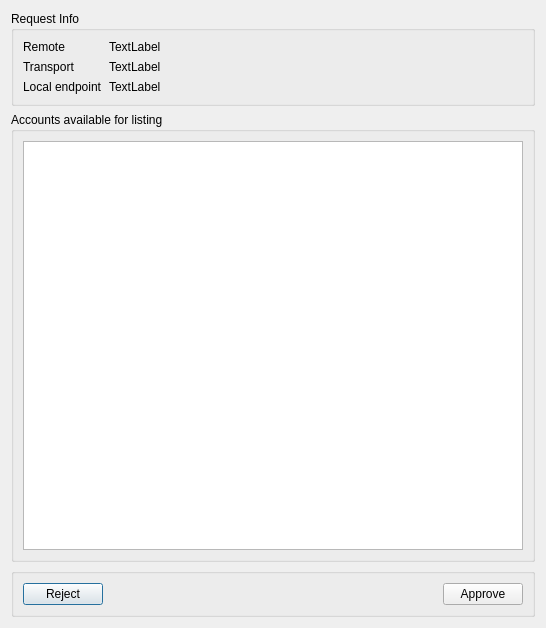
<?xml version="1.0" encoding="UTF-8"?>
<ui version="4.0">
 <class>ListingDialog</class>
 <widget class="QDialog" name="ListingDialog">
  <property name="geometry">
   <rect>
    <x>0</x>
    <y>0</y>
    <width>546</width>
    <height>628</height>
   </rect>
  </property>
  <property name="windowTitle">
   <string>List accounts</string>
  </property>
  <layout class="QVBoxLayout" name="verticalLayout_3">
   <item>
    <widget class="QGroupBox" name="groupBox">
     <property name="title">
      <string>Request Info</string>
     </property>
     <property name="checkable">
      <bool>false</bool>
     </property>
     <layout class="QVBoxLayout" name="verticalLayout_2">
      <item>
       <layout class="QFormLayout" name="formLayout">
        <property name="fieldGrowthPolicy">
         <enum>QFormLayout::AllNonFixedFieldsGrow</enum>
        </property>
        <item row="0" column="0">
         <widget class="QLabel" name="label">
          <property name="text">
           <string>Remote</string>
          </property>
         </widget>
        </item>
        <item row="0" column="1">
         <widget class="QLabel" name="label_remote">
          <property name="text">
           <string>TextLabel</string>
          </property>
         </widget>
        </item>
        <item row="1" column="0">
         <widget class="QLabel" name="label_3">
          <property name="text">
           <string>Transport</string>
          </property>
         </widget>
        </item>
        <item row="1" column="1">
         <widget class="QLabel" name="label_transport">
          <property name="text">
           <string>TextLabel</string>
          </property>
         </widget>
        </item>
        <item row="2" column="0">
         <widget class="QLabel" name="label_4">
          <property name="text">
           <string>Local endpoint</string>
          </property>
         </widget>
        </item>
        <item row="2" column="1">
         <widget class="QLabel" name="label_local">
          <property name="text">
           <string>TextLabel</string>
          </property>
         </widget>
        </item>
       </layout>
      </item>
     </layout>
    </widget>
   </item>
   <item>
    <widget class="QGroupBox" name="groupBox_2">
     <property name="title">
      <string>Accounts available for listing</string>
     </property>
     <layout class="QVBoxLayout" name="verticalLayout">
      <item>
       <widget class="QListWidget" name="accountListWidget"/>
      </item>
     </layout>
    </widget>
   </item>
   <item>
    <widget class="QGroupBox" name="horizontalGroupBox_8">
     <layout class="QHBoxLayout" name="horizontalLayout_8">
      <item>
       <widget class="QPushButton" name="pushButton_reject">
        <property name="text">
         <string>Reject</string>
        </property>
       </widget>
      </item>
      <item>
       <spacer name="horizontalSpacer">
        <property name="orientation">
         <enum>Qt::Horizontal</enum>
        </property>
        <property name="sizeHint" stdset="0">
         <size>
          <width>40</width>
          <height>20</height>
         </size>
        </property>
       </spacer>
      </item>
      <item>
       <widget class="QPushButton" name="pushButton_approve">
        <property name="text">
         <string>Approve</string>
        </property>
       </widget>
      </item>
     </layout>
    </widget>
   </item>
  </layout>
 </widget>
 <resources/>
 <connections/>
</ui>
